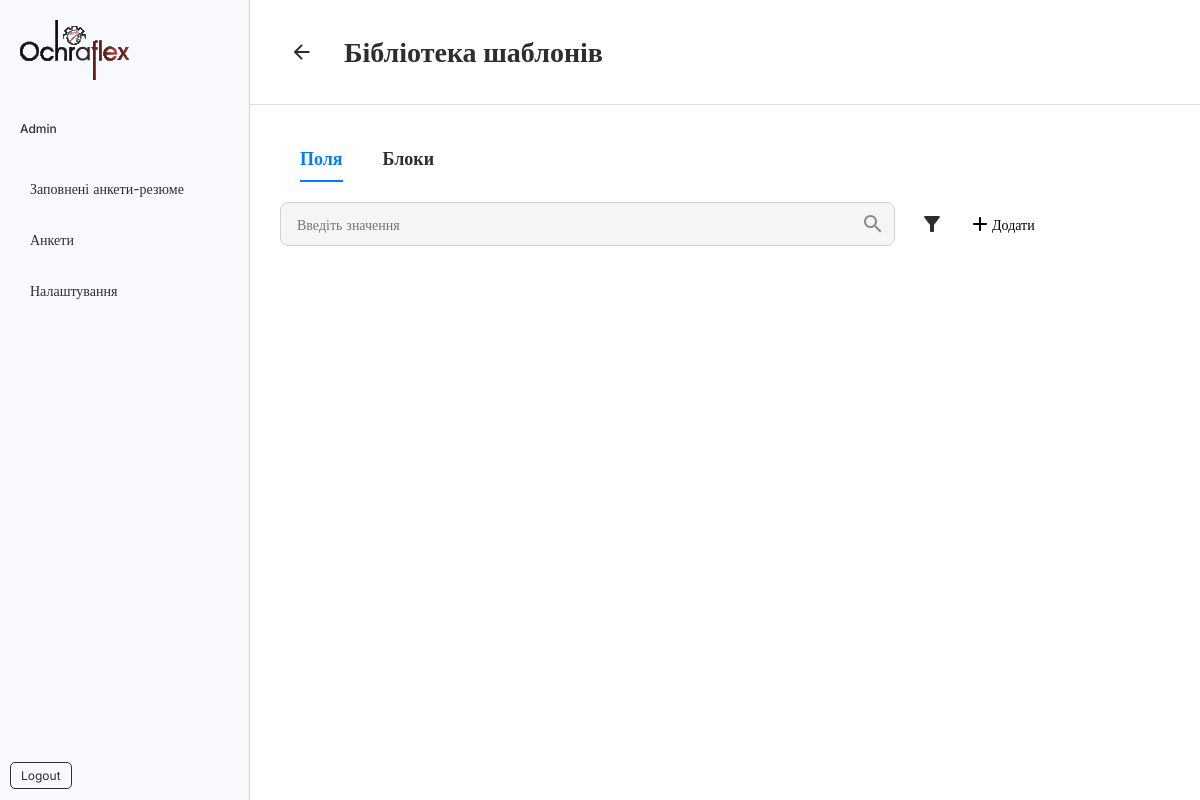
The app's page /dashboard/library/, older data.
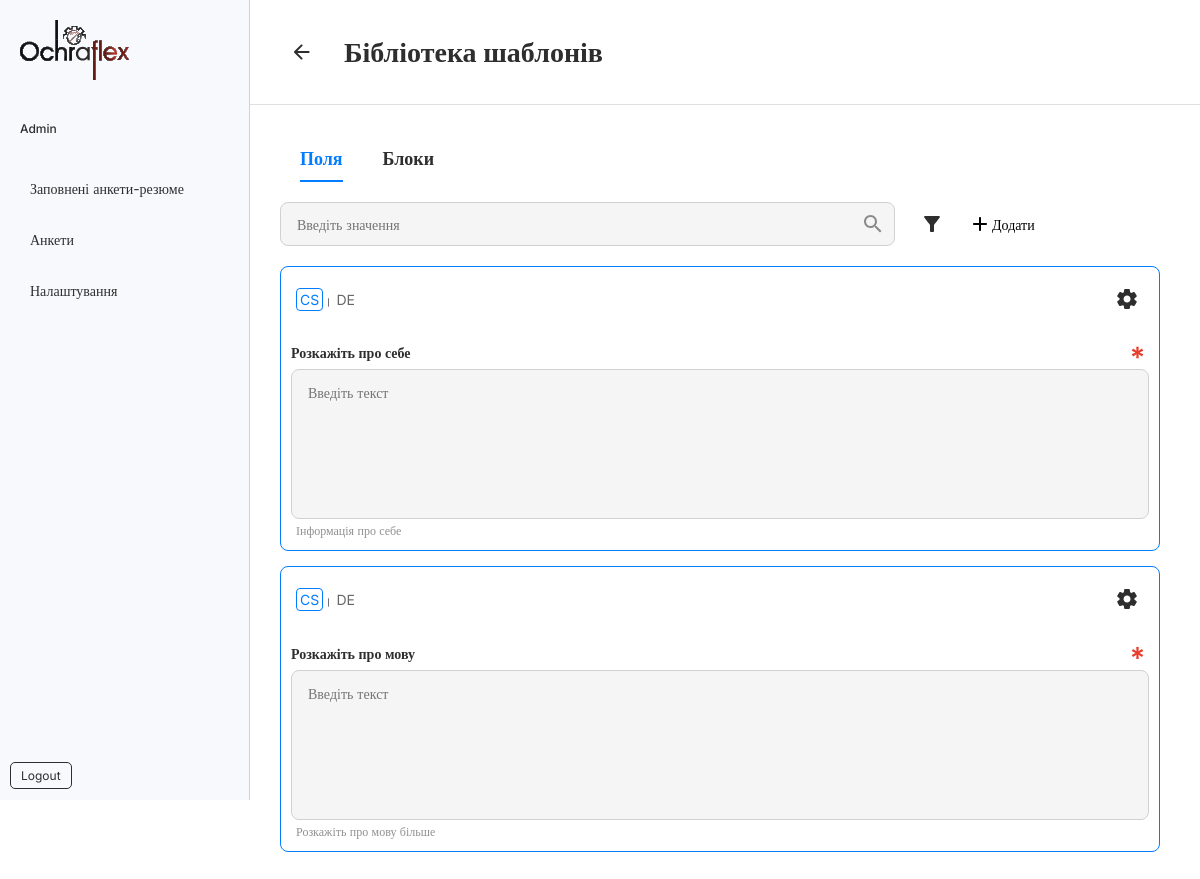
The same page, newer data.
### app/models.py (models this page shows, shortened)
class LibraryTemplate(models.Model):
    user = models.ForeignKey(
        settings.AUTH_USER_MODEL,
        on_delete=models.CASCADE,
        related_name='library_templates',
        blank=True,
        null=True
    )
    name = models.CharField(
        max_length=255,
        null=True,
        blank=True
    )  # Назва шаблону
    description = models.TextField(blank=True, null=True)  # Опис шаблону
    created_at = models.DateTimeField(auto_now_add=True)  # Дата створення
    field = models.ForeignKey(
        Field,
        blank=True,
        null=True,
        on_delete=models.CASCADE,
        related_name='library_templates'
    )
    description_field = models.ForeignKey(
        DescriptionField,
        on_delete=models.CASCADE,
        null=True,
        blank=True,
        related_name='library_templates'
    )
    combined_block = models.ForeignKey(
        CombinedBlock,
        on_delete=models.CASCADE,
        null=True,
        blank=True,
        related_name='library_templates'
    )

class Field(models.Model):
    TEXT = 'text'
    SELECT = 'select'
    TEXTAREA = 'textarea'
    CHECKBOX = 'checkbox'
    RADIO = 'radio'
    NUMBER = 'number'
    DATE = 'date'
    MIN_LENGTH = 'min_length'
    MAX_LENGTH = 'max_length'
    MIN = 'min'
    MAX = 'max'
    BOOLEAN = 'boolean'
    PHONE = 'phone'
    BUTTON = 'button'
    FIELD_TYPES = [
        (TEXT, 'Text'),
        (TEXTAREA, 'Textarea'),
        (NUMBER, 'Number'),
        (SELECT, 'Select'),
        (CHECKBOX, 'Checkbox'),
        (RADIO, 'Radio'),
        (DATE, 'Date'),
        (BOOLEAN, 'Boolean'),
        (PHONE, 'Phone'),
        (BUTTON, 'Button'),
    ]
    name = models.CharField(max_length=128)  # Назва поля
    field_type = models.CharField(
        max_length=50,
        choices=FIELD_TYPES
    )  # Тип поля
    options = models.JSONField(blank=True, null=True, default=list)
    static_value = models.CharField(
        max_length=1000, null=True, blank=True)
    max_symbols = models.PositiveIntegerField(default=3, null=True, blank=True)
    max_numbers = models.PositiveBigIntegerField(
        default=3, null=True, blank=True)
    help_info = models.CharField(
        max_length=255,
        null=True,
        blank=True
    )  # Додаткова інформація
    is_required = models.BooleanField(default=False)  # Чи є поле обов’язковим
    extra_tag = models.CharField(max_length=255, blank=True, null=True)
    is_combined = models.BooleanField(default=False)
    block_template = models.ForeignKey(
        BlockTemplate,
        on_delete=models.CASCADE,
        related_name='fields',
        null=True,
        blank=True
    )

### app/views_library.py (the view)
# urls.py: path('library/', views_library.library_view, name='library'),
def library_view(request):
    library_fields_without_fields = LibraryTemplate.objects.filter(
        field__isnull=True,
        description_field__isnull=True,
        combined_block__isnull=True,
    )
    library_fields = LibraryTemplate.objects.annotate(
        num_fields=Count('field')).filter(num_fields__gt=0).prefetch_related('field')
    library_descriptions = LibraryTemplate.objects.filter(
        field__isnull=True,
        combined_block__isnull=True,
        description_field__isnull=False
        )
    library_blocks = LibraryTemplate.objects.annotate(
        num_fields=Count('combined_block')).filter(num_fields__gt=0).prefetch_related('combined_block__fields')
    if library_fields_without_fields:
        library_fields_without_fields.delete()
    context = {
        'library_fields': library_fields,
        'library_descriptions': library_descriptions,
        'library_blocks': library_blocks,
        'library_fields_all': library_fields_without_fields,
    }
    return render(request, 'dashboard/library/library.html', context)

### app/templatetags/custom_filters.py (called while the page is built)
@register.simple_tag
def is_active_path(request, pattern):
    return "active" if re.match(pattern, request.path) else ""

### templates/dashboard/library/library.html (shortened to what this page needs)
{% extends 'dashboard/dashboard_base.html' %}
{% load custom_parse %}
{% block title %}Dashboard - Resumes{% endblock title %} {% load static %}
{% block styles %}
<link
    rel="stylesheet"
    href="{% static 'css/dashboard/library/library.css' %}"
/>
<link
    rel="stylesheet"
    href="{% static 'css/dashboard/questionnaires/questionnaires.css' %}"
/>
<link
    rel="stylesheet"
    href="{% static 'css/dashboard/resumes/resumes.css' %}"
/>
{% endblock styles %}
{% block back %}
<div class="back-button">
    <a href="{% url 'questionnaires' %}">
        <img src="{% static 'images/icons/arrow-left.svg' %}" alt="Back button" />
    </a>
</div>
{% endblock back %}
{% block title_page %}Бібліотека шаблонів{% endblock title_page %}
{% block main %}
<div class="tabs">
    <button class="tab-link active" data-tab="fields">Поля</button>
    <button class="tab-link" data-tab="blocks">Блоки</button>
</div>
<div class="d-flex align-items-center marg_bottom-20">
    <div class="search-bar offset-right-20">
        <input type="text" placeholder="Введіть значення" class="input_base" />
        <div class="search-icon">
            <img src="{% static 'images/icons/search.svg' %}" alt="Search item" />
        </div>
    </div>
    <div class="toolbar-left setting-trigger-filter">
        <a href="#" class="trigger-filter">
            <i><img src="{% static 'images/icons/filter.svg' %}" alt="Filter" /></i>
        </a>
    </div>
    <div class="">
        <a href="{% url 'library_create_block' %}" class="button_reset btn-icon">
            <p>
            </p>
            <p>Додати</p>
        </a>
    </div>
</div>
<div id="fields" class="tab-content active marg_bottom-15">
{% for library_field in library_fields %}
<div class="border-block-blue marg_bottom-15">
    <div class="d-flex align-items-center justify-content-between tool-panel">
        <div class="toggle-lang">
            <a href="#" class="active">CS</a>
            <span style="font-size: 7px;">|</span>
            <a href="#">DE</a>
        </div>
        <div class="setting-trigger">
            <a href="" class="trigger">
                <i><img src="{% static 'images/icons/settings.svg' %}" alt="Setting" /></i>
            </a>
        </div>
    </div>
    <div class="view-box marg_top-20">
        <div class="w-100 marg_top-20">
            <div class="group-form">
            <label for="{{library_field.field.name}}" class="input_label">{{library_field.field.name}}</label>
            {% if library_field.field.is_required %}
            <p>
                <img src="{% static 'images/icons/required.svg' %}" alt="" />
            </p>
            {% endif %}
            </div>
        </div>
        {% if library_field.field.field_type == 'textarea' %}
        <div class="d-flex justify-content-between main-title-menu">
            <div class="w-100">
                <div class="textarea-quest">
                <textarea class="input_base_red" placeholder="Введіть текст" maxlength="{{ library_field.field.max_symbols }}"></textarea>
            </div>
            </div>
        </div>
        {% endif %}
        {% if library_field.field.help_info %}
            <p class="offset-left-5">
                <small class="text-small-muted">{{library_field.field.help_info}}</small>
            </p>
        {% endif %}
    </div>
</div>
{% endfor %}
</div>
{% endblock main %}

Row changes from the older to the newer data that the page shows:
added LibraryTemplate: field.name "Розкажіть про себе", field.max_symbols "Введіть текст", field.help_info "Інформація про себе"
added LibraryTemplate: field.name "Розкажіть про мову", field.max_symbols "Введіть текст", field.help_info "Розкажіть про мову більше"
